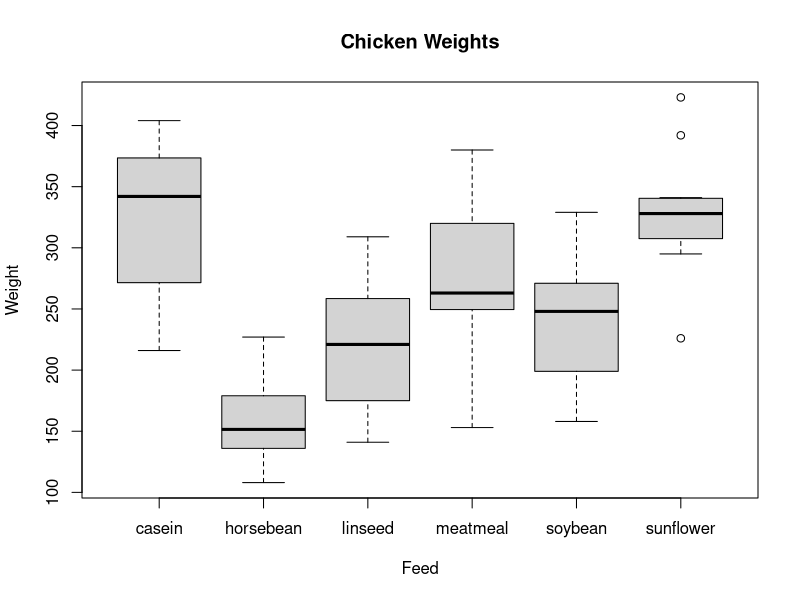
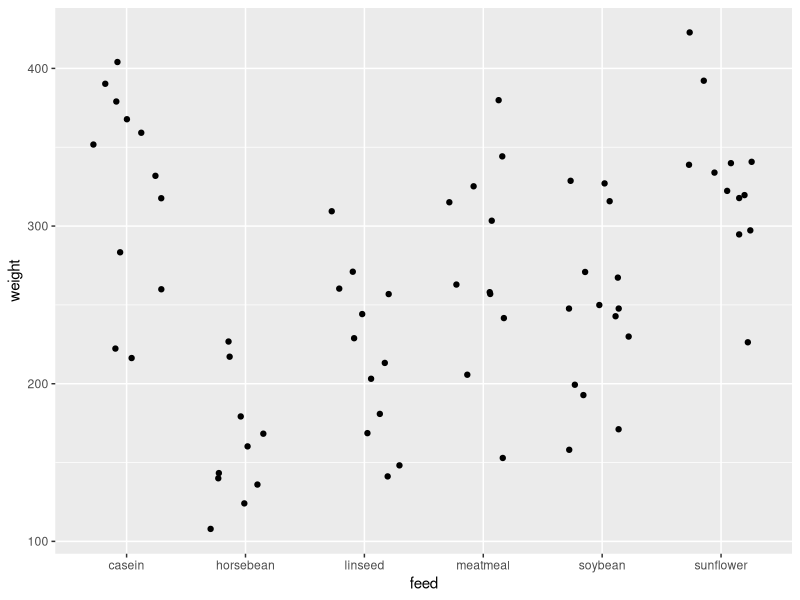
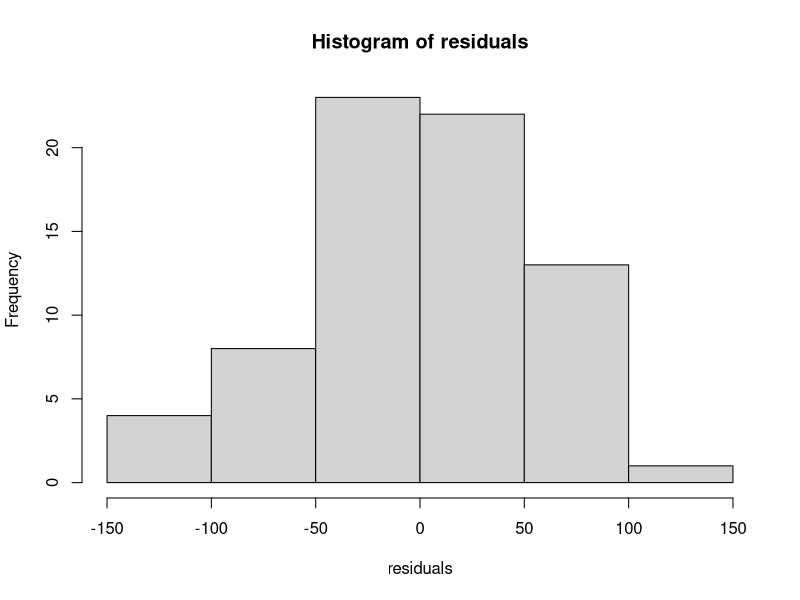

Recreate these plots in R, in order.
## ---- chunk 1

## ---- chunk 2
knitr::opts_chunk$set(echo = FALSE, message = FALSE)
library(tidyverse)
## ---- chunk 3
knitr::kable(head(chickwts))

## ---- chunk 4

knitr::kable (tail(chickwts))

## ---- chunk 5
knitr::kable((summary(chickwts)))

## ---- chunk 6
boxplot(weight~feed,data=chickwts, main="Chicken Weights",
        ylab="Weight", xlab="Feed") 
## ---- chunk 7
chickwts %>% 
  group_by(feed) %>% 
  summarise(n = n(),
            avg = mean(weight), 
            sd1 = sd(weight)) %>%
  knitr::kable()

## ---- chunk 8
ggplot (chickwts, aes(feed, weight)) +
  geom_jitter(width = 0.3) +
  stat_summary(fun.data = mean_sdl, 
               fun.args = list(mult = 1), 
               col = "red")
## ---- chunk 9
knitr::kable(anova (fm1 <- lm(weight ~ feed, data = chickwts)))

## ---- chunk 10
residuals <- resid(lm(weight ~ feed, chickwts))
hist(residuals)
